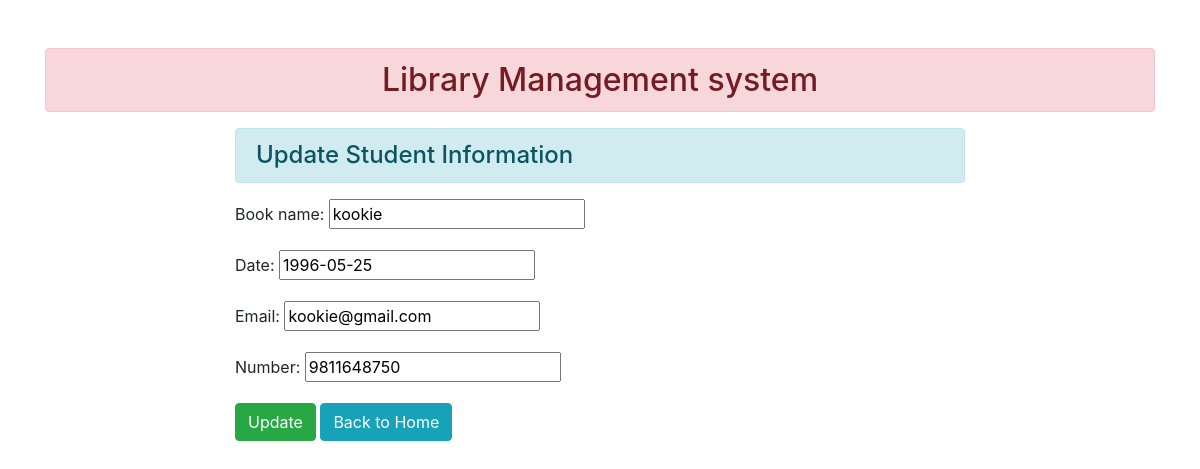
The app's page /5/ with its own data.
### enroll/models.py (models this page shows)
class User(models.Model):
    book_name = models.CharField(max_length=70)
    date = models.DateField(max_length=100)
    email = models.EmailField(max_length=100, unique=True)
    number = models.CharField(max_length=100)

### enroll/views.py (the view)
# urls.py: path('<int:id>/', views.update_data, name="updatedata"),
def update_data(request, id):
 if request.method == 'POST':
  pi = User.objects.get(pk=id)
  fm = StudentRegistration(request.POST, instance=pi)
  if fm.is_valid():
   fm.save()
 else:
  pi = User.objects.get(pk=id)
  fm = StudentRegistration(instance=pi)
 return render(request, 'enroll/updatestudent.html', {'form':fm})

### enroll/forms.py
class StudentRegistration(forms.ModelForm):
    class Meta:
      model = User
      fields = ['book_name', 'date', 'email', 'number']
      Widgets = {'book_name': forms.TextInput(attrs={'class':'form-control'}),
                 'date': forms.DateInput(attrs={'class':'form-control'}),
                 'email': forms.EmailInput(attrs={'class':'form-control'}),
                 'number': forms.NumberInput(attrs={'class':'form-control'}),
                }

### enroll/templates/enroll/updatestudent.html (shortened to what this page needs)
{% extends 'enroll/base.html' %}
{% block content %}
 <div class="row">
  <div class="col-sm-8 offset-2">
   <h4 class="alert alert-info">Update Student Information</h4>
   <form action="" method="post">
    {{form.as_p}}
    <input type="submit" class="btn btn-success" value="Update">
    <a href="{% url 'addandshow'%}" class="btn btn-info">Back to Home</a>
   </form>
  </div>
 </div>
{% endblock content %}

### records on screen
User: book_name "kookie", date "1996-05-25", email "kookie@gmail.com", number "9811648750"
